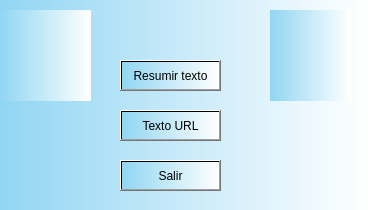
<?xml version="1.0" encoding="UTF-8"?>
<ui version="4.0">
 <class>Form</class>
 <widget class="QWidget" name="Form">
  <property name="geometry">
   <rect>
    <x>0</x>
    <y>0</y>
    <width>368</width>
    <height>210</height>
   </rect>
  </property>
  <property name="windowTitle">
   <string>Form</string>
  </property>
  <property name="styleSheet">
   <string notr="true">background-color: qlineargradient(spread:pad, x1:0, y1:0, x2:1, y2:0, stop:0 rgba(145, 214, 243, 255), stop:1 rgba(255, 255, 255, 255));</string>
  </property>
  <widget class="QPushButton" name="pushButton_resumir_texto">
   <property name="geometry">
    <rect>
     <x>120</x>
     <y>60</y>
     <width>101</width>
     <height>31</height>
    </rect>
   </property>
   <property name="styleSheet">
    <string notr="true">background-color: qlineargradient(spread:pad, x1:0, y1:0, x2:1, y2:0, stop:0 rgba(145, 214, 243, 255), stop:1 rgba(255, 255, 255, 255));</string>
   </property>
   <property name="text">
    <string>Resumir texto</string>
   </property>
  </widget>
  <widget class="QPushButton" name="pushButton_texto_url">
   <property name="geometry">
    <rect>
     <x>120</x>
     <y>110</y>
     <width>101</width>
     <height>31</height>
    </rect>
   </property>
   <property name="styleSheet">
    <string notr="true">background-color: qlineargradient(spread:pad, x1:0, y1:0, x2:1, y2:0, stop:0 rgba(145, 214, 243, 255), stop:1 rgba(255, 255, 255, 255));</string>
   </property>
   <property name="text">
    <string>Texto URL</string>
   </property>
  </widget>
  <widget class="QPushButton" name="pushButton_salir">
   <property name="geometry">
    <rect>
     <x>120</x>
     <y>160</y>
     <width>101</width>
     <height>31</height>
    </rect>
   </property>
   <property name="styleSheet">
    <string notr="true">background-color: qlineargradient(spread:pad, x1:0, y1:0, x2:1, y2:0, stop:0 rgba(145, 214, 243, 255), stop:1 rgba(255, 255, 255, 255));</string>
   </property>
   <property name="text">
    <string>Salir</string>
   </property>
  </widget>
  <widget class="QLabel" name="label_escudo_fi">
   <property name="geometry">
    <rect>
     <x>270</x>
     <y>10</y>
     <width>81</width>
     <height>91</height>
    </rect>
   </property>
   <property name="styleSheet">
    <string notr="true">border-image: url(:/escudofi/Imagenes/InterfazPrincipal/escudo_fi_color.png);</string>
   </property>
   <property name="text">
    <string/>
   </property>
  </widget>
  <widget class="QLabel" name="label_escudo_unam">
   <property name="geometry">
    <rect>
     <x>0</x>
     <y>10</y>
     <width>91</width>
     <height>91</height>
    </rect>
   </property>
   <property name="styleSheet">
    <string notr="true">image: url(:/escudoUnam/Imagenes/ImagenesSesion/unam.png);</string>
   </property>
   <property name="text">
    <string/>
   </property>
  </widget>
 </widget>
 <resources>
  <include location="../Logos/LogoVentanaInicio/LogoEscudoFi.qrc"/>
  <include location="../Logos/LogoVentanaInicio/LogoEscudoUNAM.qrc"/>
 </resources>
 <connections>
  <connection>
   <sender>pushButton_salir</sender>
   <signal>clicked()</signal>
   <receiver>Form</receiver>
   <slot>close()</slot>
   <hints>
    <hint type="sourcelabel">
     <x>196</x>
     <y>165</y>
    </hint>
    <hint type="destinationlabel">
     <x>295</x>
     <y>151</y>
    </hint>
   </hints>
  </connection>
 </connections>
</ui>
